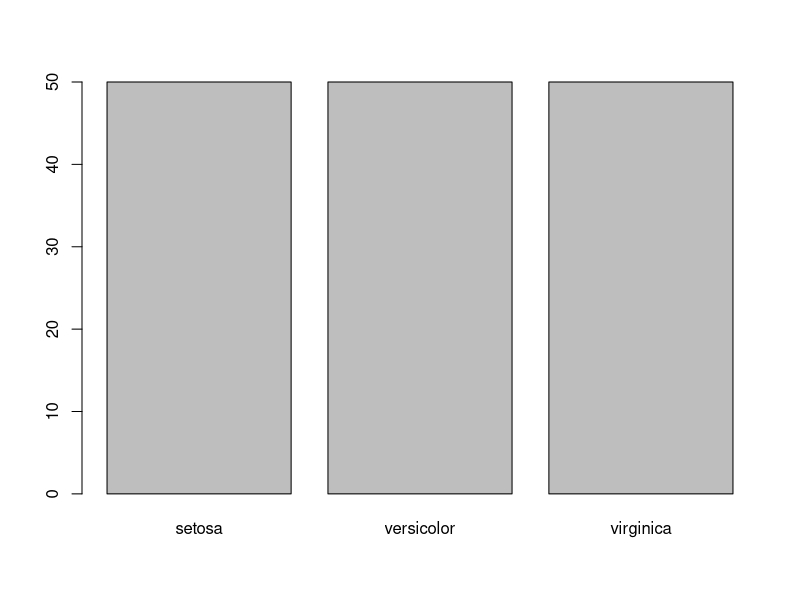
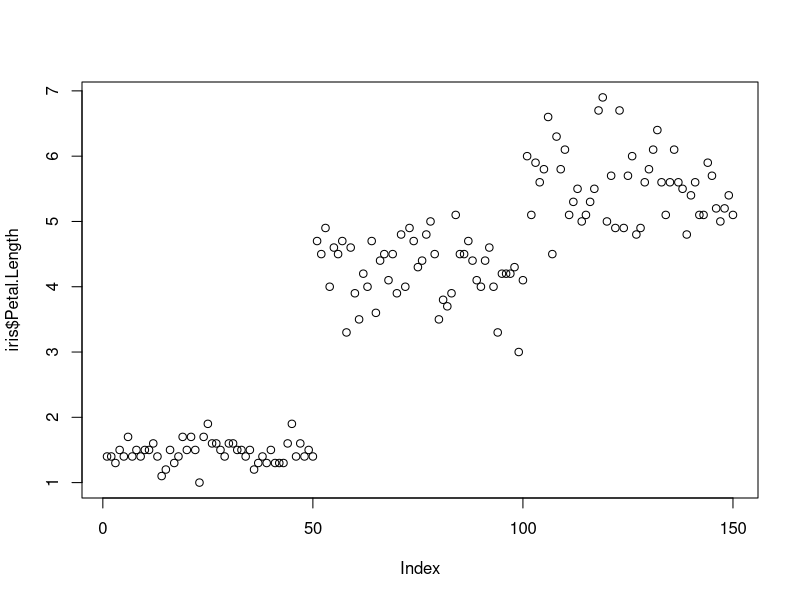
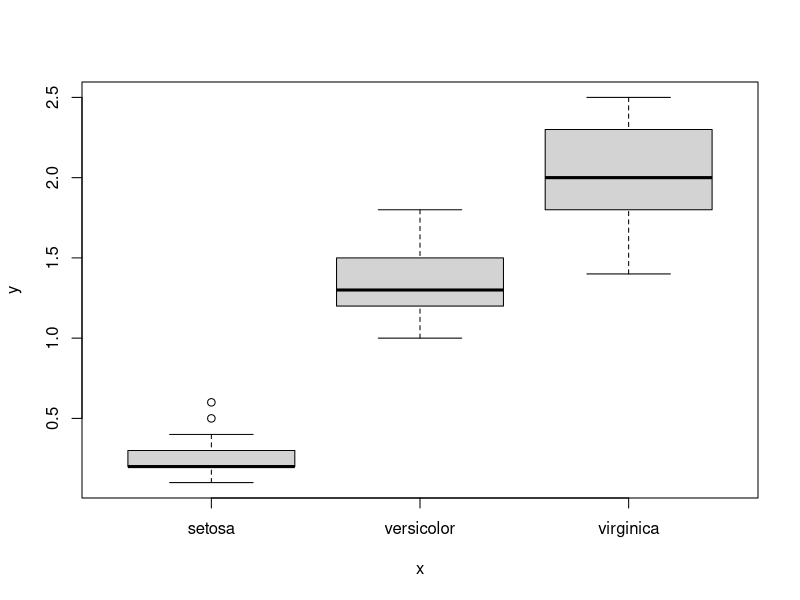
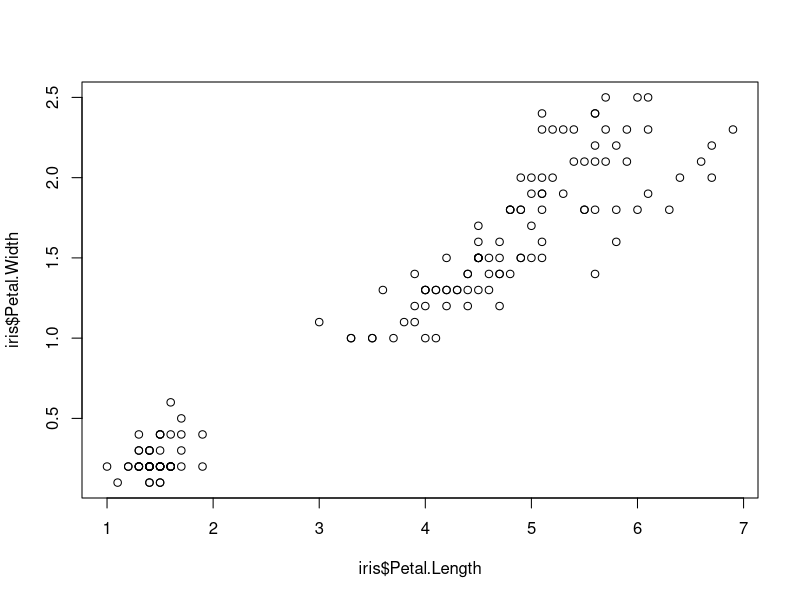
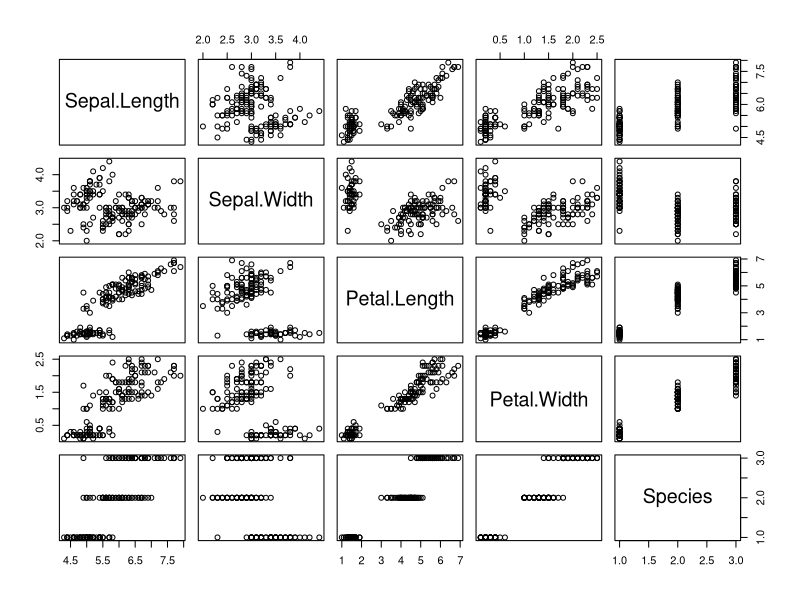
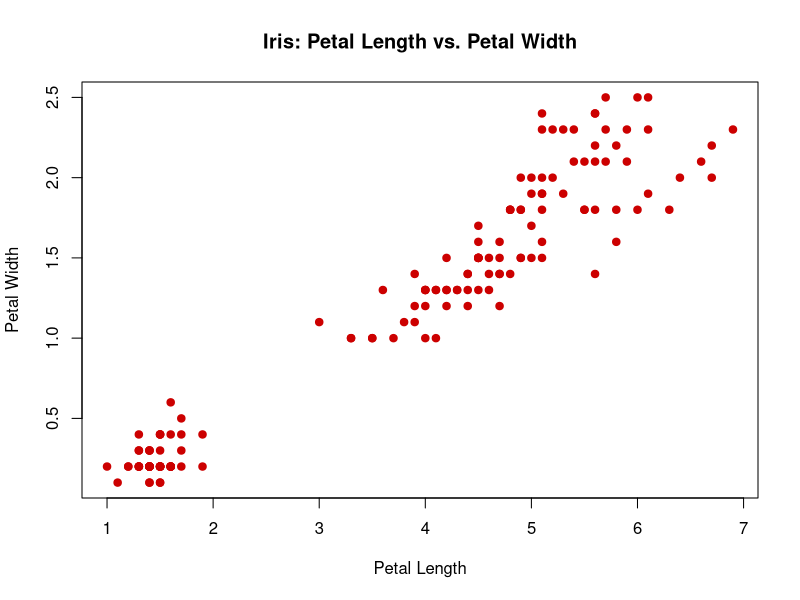
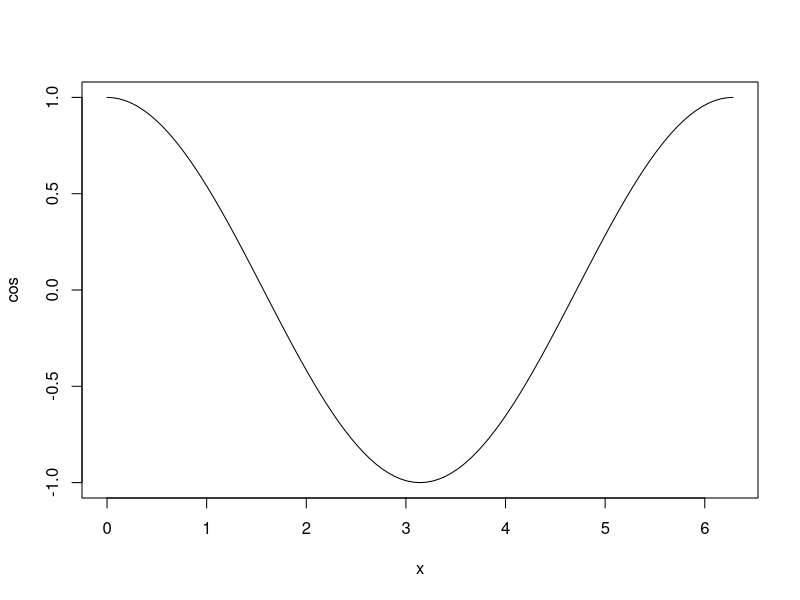
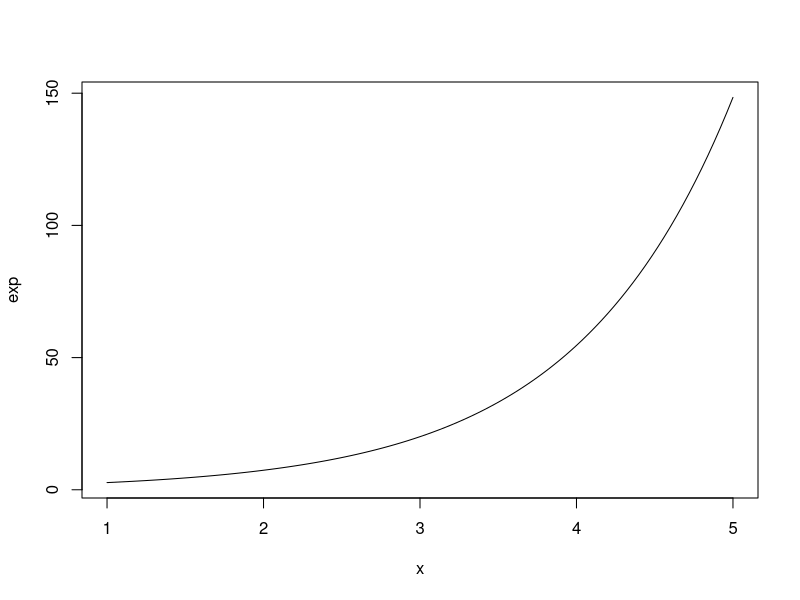

These charts were generated, in order, by the following R code:
# LOAD DATASETS PACKAGES ###################################

library(datasets)  # Load/unload base packages manually

# LOAD DATA ################################################

head(iris)

# PLOT DATA WITH PLOT() ####################################

?plot  # Help for plot()

plot(iris$Species)  # Categorical variable
plot(iris$Petal.Length)  # Quantitative variable
plot(iris$Species, iris$Petal.Width)  # Cat x quant
plot(iris$Petal.Length, iris$Petal.Width)  # Quant pair
plot(iris)  # Entire data frame

# Plot with options
plot(iris$Petal.Length, iris$Petal.Width,
     col = "#cc0000",  # Hex code for datalab.cc red
     pch = 19,         # Use solid circles for points
     main = "Iris: Petal Length vs. Petal Width",
     xlab = "Petal Length",
     ylab = "Petal Width")

# PLOT FORMULAS WITH PLOT() ################################

plot(cos, 0, 2*pi)
plot(exp, 1, 5)
plot(dnorm, -3, +3)

# Formula plot with options
plot(dnorm, -3, +3,
     col = "#cc0000",
     lwd = 5,
     main = "Standard Normal Distribution",
     xlab = "z-scores",
     ylab = "Density")


# CLEAN UP #################################################

# Clear packages
detach("package:datasets", unload = TRUE)

# Clear plots
dev.off()  # But only if there IS a plot

# Clear console
cat("\014")  # ctrl+L

# Clear mind :)





